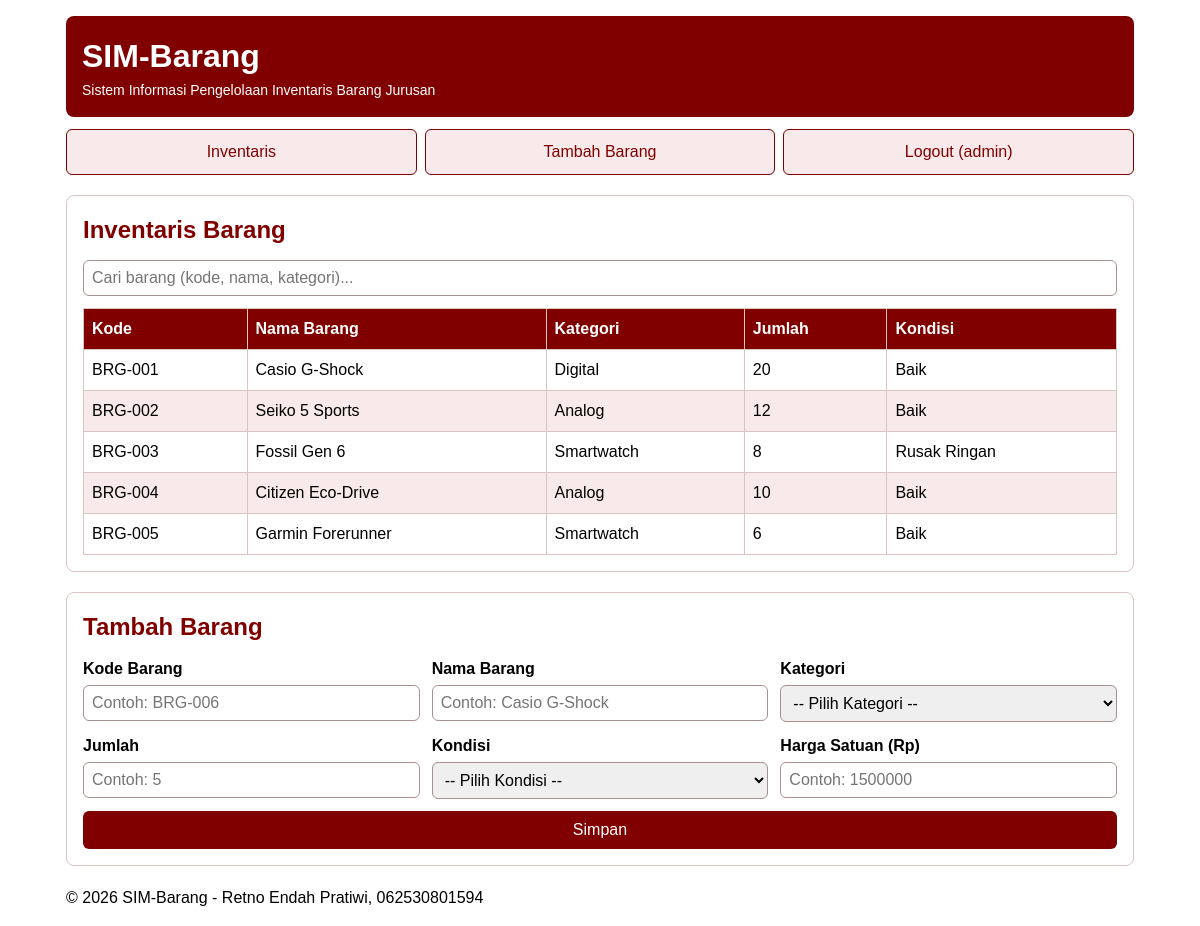
The page / (signed in) on the database its author committed.
### tables this page shows
CREATE TABLE barang (
  id INT AUTO_INCREMENT PRIMARY KEY,
  kode VARCHAR(20) NOT NULL UNIQUE,
  nama VARCHAR(100) NOT NULL,
  kategori_id INT NOT NULL,
  jumlah INT NOT NULL,
  kondisi VARCHAR(20) NOT NULL,
  harga INT NOT NULL DEFAULT 0,
  FOREIGN KEY (kategori_id) REFERENCES kategori(id)
);

CREATE TABLE kategori (
  id INT AUTO_INCREMENT PRIMARY KEY,
  nama_kategori VARCHAR(50) NOT NULL
);

### index.php (the view, shortened to what this page needs)
<?php
require 'koneksi.php';
$sql = "SELECT barang.*, kategori.nama_kategori
        FROM barang
        JOIN kategori ON barang.kategori_id = kategori.id
        ORDER BY barang.id";
$daftar = $pdo->query($sql)->fetchAll(PDO::FETCH_ASSOC);
?>
<!DOCTYPE html>
<html lang="id">
<head>
  <link rel="stylesheet" href="style.css">
</head>
<body>
  <header>
    <h1>SIM-Barang</h1>
    <p>Sistem Informasi Pengelolaan Inventaris Barang Jurusan</p>
  </header>
  <nav>
    <a href="#inventaris">Inventaris</a>
    <a href="#tambah-barang">Tambah Barang</a>
    <a href="logout.php">Logout (<?= htmlspecialchars($_SESSION["user"]) ?>)</a>
  </nav>
  <main>
    <section id="inventaris">
      <h2>Inventaris Barang</h2>
      <input type="text" id="cari" aria-label="Cari barang" placeholder="Cari barang (kode, nama, kategori)...">
      <div class="tabel-wrap">
        <table>
          <thead>
            <tr>
              <th>Kode</th>
              <th>Nama Barang</th>
              <th>Kategori</th>
              <th>Jumlah</th>
              <th>Kondisi</th>
            </tr>
          </thead>
          <tbody>
            <?php foreach ($daftar as $b): ?>
              <tr>
                <td><?= htmlspecialchars($b['kode']) ?></td>
                <td><?= htmlspecialchars($b['nama']) ?></td>
                <td><?= htmlspecialchars($b['nama_kategori']) ?></td>
                <td><?= (int) $b['jumlah'] ?></td>
                <td><?= htmlspecialchars($b['kondisi']) ?></td>
              </tr>
            <?php endforeach; ?>
          </tbody>
        </table>
      </div>
    </section>
    <section id="tambah-barang">
      <h2>Tambah Barang</h2>
      <form id="form-barang" action="simpan.php" method="post">
        <div>
          <label for="kode">Kode Barang</label>
          <input type="text" id="kode" name="kode" placeholder="Contoh: BRG-006" required>
        </div>
        <div>
          <label for="nama">Nama Barang</label>
          <input type="text" id="nama" name="nama" placeholder="Contoh: Casio G-Shock" required>
        </div>
        <div>
          <label for="kategori">Kategori</label>
          <select id="kategori" name="kategori" required>
            <option value="">-- Pilih Kategori --</option>
          </select>
        </div>
        <div>
          <label for="jumlah">Jumlah</label>
          <input type="number" id="jumlah" name="jumlah" placeholder="Contoh: 5" required>
        </div>
        <div>
          <label for="kondisi">Kondisi</label>
          <select id="kondisi" name="kondisi" required>
            <option value="">-- Pilih Kondisi --</option>
          </select>
        </div>
        <div>
          <label for="harga">Harga Satuan (Rp)</label>
          <input type="number" id="harga" name="harga" placeholder="Contoh: 1500000" required>
        </div>
        <button type="submit">Simpan</button>
      </form>
    </section>
  </main>
  <footer>
    <p>&copy; 2026 SIM-Barang - Retno Endah Pratiwi, 062530801594</p>
  </footer>
</body>
</html>

### style.css (style rules this page uses)
* { box-sizing: border-box; margin: 0; padding: 0; }
body { font-family: Arial, sans-serif; line-height: 1.5; padding: 16px; }
header { background-color: #800000; color: white; padding: 16px; border-radius: 8px; margin-bottom: 12px; }
header p { font-size: 14px; }
nav { display: flex; flex-direction: column; gap: 8px; margin-bottom: 20px; }
nav a { background-color: #f8eaea; color: #800000; text-decoration: none; padding: 10px 14px; border: 1px solid #800000; border-radius: 6px; text-align: center; }
section { border: 1px solid #d9c3c3; border-radius: 8px; padding: 16px; margin-bottom: 20px; }
section h2 { margin-bottom: 12px; color: #800000; }
.tabel-wrap { overflow-x: auto; }
table { width: 100%; border-collapse: collapse; }
th, td { border: 1px solid #d9c3c3; padding: 8px; text-align: left; }
th { background-color: #800000; color: white; }
tbody tr:nth-child(even) { background-color: #f8eaea; }
form { display: grid; grid-template-columns: 1fr; gap: 12px; }
form div { display: flex; flex-direction: column; gap: 4px; }
label { font-weight: bold; }
input, select { padding: 8px; border: 1px solid #a89090; border-radius: 6px; font-size: 16px; }
button { padding: 10px; background-color: #800000; color: white; border: none; border-radius: 6px; font-size: 16px; cursor: pointer; }
#cari { width: 100%; margin-bottom: 12px; }
@media (min-width: 600px) { nav { flex-direction: row; } }
@media (min-width: 600px) { nav a { flex: 1; } }
@media (min-width: 600px) { form { grid-template-columns: 1fr 1fr; } }
@media (min-width: 600px) { form button { grid-column: 1 / -1; } }
@media (min-width: 1025px) { body { max-width: 1100px; margin: 0 auto; } }
@media (min-width: 1025px) { form { grid-template-columns: repeat(3, 1fr); } }

### rows shown on the page
barang: kode "BRG-001", nama "Casio G-Shock", kategori.nama_kategori "Digital", jumlah "20", kondisi "Baik"
barang: kode "BRG-002", nama "Seiko 5 Sports", kategori.nama_kategori "Analog", jumlah "12", kondisi "Baik"
barang: kode "BRG-003", nama "Fossil Gen 6", kategori.nama_kategori "Smartwatch", jumlah "8", kondisi "Rusak Ringan"
barang: kode "BRG-004", nama "Citizen Eco-Drive", kategori.nama_kategori "Analog", jumlah "10", kondisi "Baik"
barang: kode "BRG-005", nama "Garmin Forerunner", kategori.nama_kategori "Smartwatch", jumlah "6", kondisi "Baik"

### other values the page prints
$_SESSION["user"] "admin"
